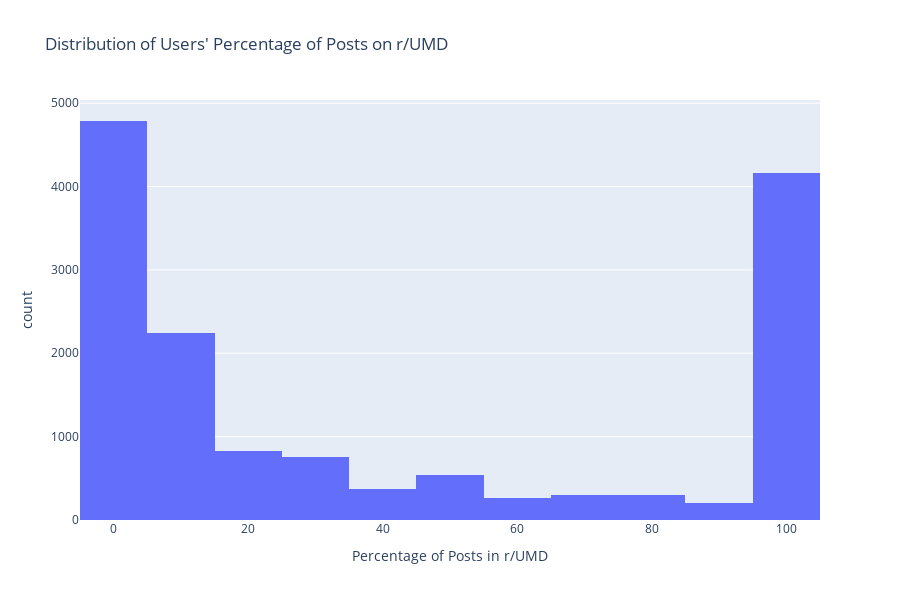

Notebook source saved alongside this figure:
### Code cell
fig = px.histogram(x=[row[1]*100 for row in l], nbins=10, title="Distribution of Users' Percentage of Posts on r/UMD", labels=dict(x="Percentage of Posts in r/UMD"))
fig.show()

### Figure 1 — Plotly figure (JSON) as saved in the notebook; plotly's stock layout.template omitted (floating-point values rounded to 4 significant figures; data arrays with more than 128 entries replaced by an {"elided": "..."} marker saying what was removed)
{"data": [{"alignmentgroup": "True", "bingroup": "x", "hoverlabel": {"namelength": 0}, "hovertemplate": "Percentage of Posts in r/UMD=%{x}<br>count=%{y}", "legendgroup": "", "marker": {"color": "#636efa"}, "name": "", "nbinsx": 10, "offsetgroup": "", "orientation": "v", "showlegend": false, "type": "histogram", "x": {"elided": "14762 float values"}, "xaxis": "x", "yaxis": "y"}], "layout": {"barmode": "relative", "height": 600, "legend": {"tracegroupgap": 0}, "title": {"text": "Distribution of Users' Percentage of Posts on r/UMD"}, "xaxis": {"anchor": "y", "domain": [0, 1], "title": {"text": "Percentage of Posts in r/UMD"}}, "yaxis": {"anchor": "x", "domain": [0, 1], "title": {"text": "count"}}}}
